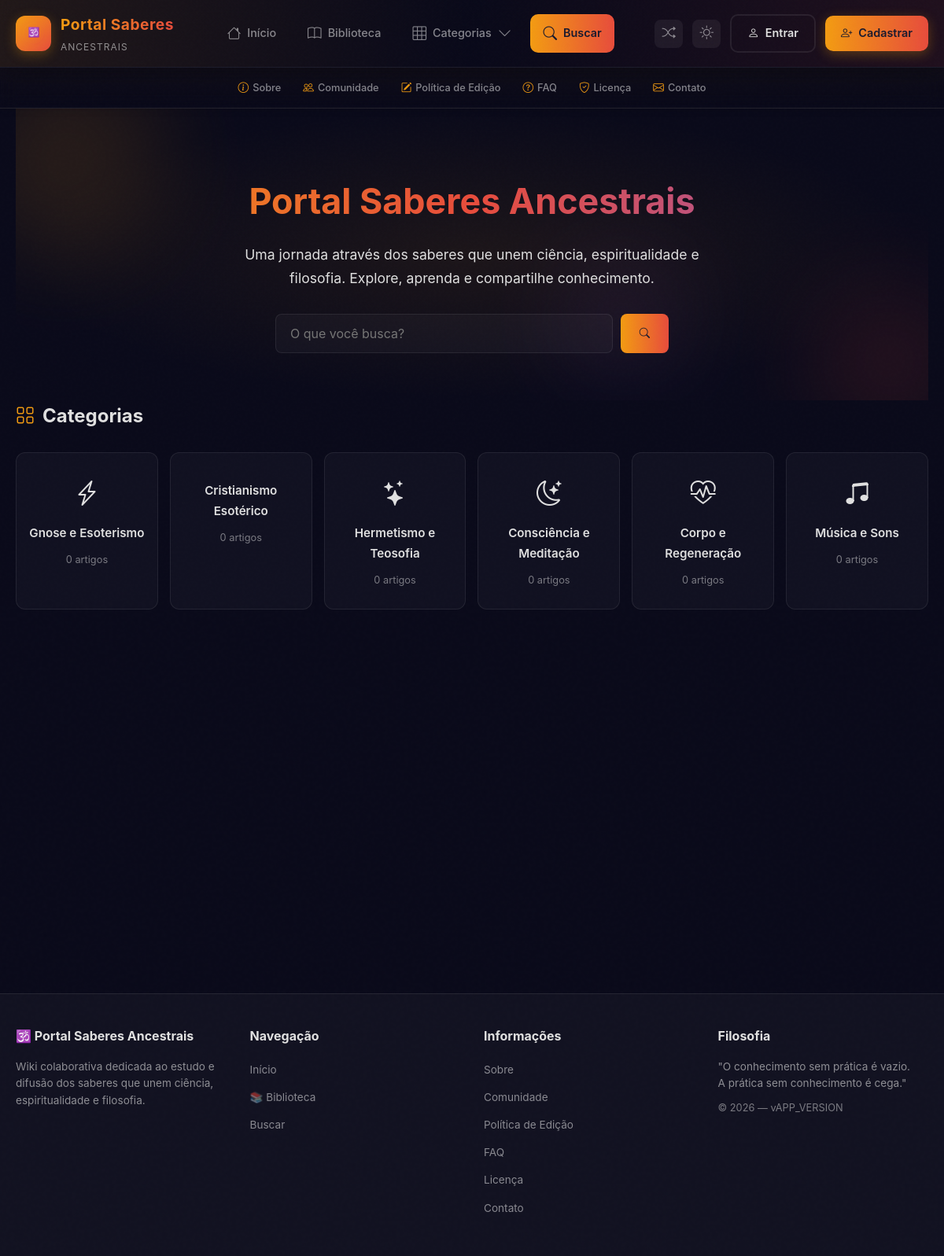
The page / on the database its author committed.
### tables this page shows
CREATE TABLE IF NOT EXISTS `categorias` (
  `id`         INT           NOT NULL AUTO_INCREMENT,
  `nome`       VARCHAR(100)  NOT NULL,
  `slug`       VARCHAR(100)  NOT NULL,
  `descricao`  TEXT          DEFAULT NULL,
  `icone`      VARCHAR(50)   DEFAULT 'bi bi-folder',
  `cor`        VARCHAR(7)    DEFAULT '#f39c12',
  `parent_id`  INT           DEFAULT NULL,
  `ordem`      INT           DEFAULT 0,
  `criado_em`  TIMESTAMP     DEFAULT CURRENT_TIMESTAMP,
  PRIMARY KEY (`id`),
  UNIQUE KEY `uk_cat_slug` (`slug`),
  KEY `fk_cat_parent` (`parent_id`),
  CONSTRAINT `fk_cat_parent` FOREIGN KEY (`parent_id`)
    REFERENCES `categorias`(`id`) ON DELETE SET NULL ON UPDATE CASCADE
);

### includes/functions.php (called while the page is built, shortened)
<?php
function esc($texto) {
    return htmlspecialchars($texto ?? '', ENT_QUOTES, 'UTF-8');
}
function esta_logado() {
    return isset($_SESSION['usuario_id']);
}

### includes/Database.php (called while the page is built, shortened)
<?php
class Database {
    private static $instancia = null;
    private $pdo;
    private function __construct() {
        $dsn = sprintf('mysql:host=%s;port=%s;dbname=%s;charset=%s',
            DB_HOST, DB_PORT, DB_NAME, DB_CHARSET);
        try {
            $this->pdo = new PDO($dsn, DB_USER, DB_PASS, [
                PDO::ATTR_ERRMODE => PDO::ERRMODE_EXCEPTION,
                PDO::ATTR_DEFAULT_FETCH_MODE => PDO::FETCH_ASSOC,
                PDO::ATTR_EMULATE_PREPARES => false,
            ]);
        } catch (PDOException $e) {
            if (APP_ENV === 'development') {
                die('Erro DB: ' . $e->getMessage());
            }
            die('Erro ao conectar ao banco.');
        }
    }
    public static function getInstance() {
        if (self::$instancia === null) {
            self::$instancia = new self();
        }
        return self::$instancia;
    }
    public function select($sql, $params = []) {
        $stmt = $this->pdo->prepare($sql);
        $stmt->execute($params);
        return $stmt->fetchAll();
    }
    public function fetch($sql, $params = []) {
        $stmt = $this->pdo->prepare($sql);
        $stmt->execute($params);
        return $stmt->fetch();
    }
    public function contar($tabela, $where = '1=1', $params = []) {
        $sql = "SELECT COUNT(*) as total FROM {$tabela} WHERE {$where}";
        $result = $this->fetch($sql, $params);
        return $result['total'] ?? 0;
    }
}

### index.php (the view, shortened to what this page needs)
<?php
require_once __DIR__ . '/includes/Database.php';
require_once __DIR__ . '/includes/functions.php';
$db = Database::getInstance();
$categorias = $db->select('SELECT * FROM categorias ORDER BY ordem');
require_once __DIR__ . '/includes/header.php';
?>
<section class="hero">
    <div class="hero-orbs" aria-hidden="true">
        <div class="orb"></div>
        <div class="orb"></div>
        <div class="orb"></div>
    </div>
    <h1 class="reveal">Portal Saberes Ancestrais</h1>
    <p class="reveal reveal-delay-1">Uma jornada através dos saberes que unem ciência, espiritualidade e filosofia. Explore, aprenda e compartilhe conhecimento.</p>
    <form class="hero-search reveal reveal-delay-2" action="busca.php" method="GET">
        <input type="text" name="q" placeholder="O que você busca?" required>
        <button type="submit"><i class="bi bi-search"></i></button>
    </form>
</section>
<section class="reveal reveal-delay-3">
    <h2 class="section-title"><i class="bi bi-grid"></i> Categorias</h2>
    <div class="categorias-grid">
        <?php $catIndex = 0; foreach ($categorias as $cat):
            $total = $db->contar('artigos', 'categoria_id = ? AND status = "publicado"', [$cat['id']]);
        ?>
        <a href="categoria.php?slug=<?= esc($cat['slug']) ?>" class="cat-card reveal reveal-delay-<?= min($catIndex + 1, 5) ?>" style="--cat-color: <?= esc($cat['cor']) ?>">
            <span class="cat-icon"><i class="<?= esc($cat['icone']) ?>"></i></span>
            <span class="cat-name"><?= esc($cat['nome']) ?></span>
            <span class="cat-count"><?= $total ?> artigos</span>
        </a>
        <?php $catIndex++; endforeach; ?>
    </div>
</section>
<?php require_once __DIR__ . '/includes/footer.php'; ?>

### includes/header.php (shortened to what this page needs)
<!DOCTYPE html>
<html lang="pt-BR">
<head>
    <link rel="stylesheet" href="https://cdn.jsdelivr.net/npm/bootstrap-icons@1.11.3/font/bootstrap-icons.min.css">
    <link rel="stylesheet" href="<?= APP_URL ?>/assets/css/portal.css">
</head>
<body>
    <header class="portal-header">
        <div class="header-wrapper">
            <div class="container header-content">
                <a href="<?= APP_URL ?>/index.php" class="logo">
                    <div class="logo-icon">
                        <svg viewBox="0 0 100 100" xmlns="http://www.w3.org/2000/svg">
                            <text x="50" y="58" text-anchor="middle" font-size="40">🕉️</text>
                        </svg>
                    </div>
                    <div class="logo-text">
                        <span class="logo-title">Portal Saberes</span>
                        <span class="logo-subtitle">Ancestrais</span>
                    </div>
                </a>
                <nav class="main-nav">
                    <ul class="nav-list" id="navList">
                        <li><a href="<?= APP_URL ?>/index.php" class="nav-link">
                            <i class="bi bi-house"></i> Início
                        </a></li>
                        <li><a href="<?= APP_URL ?>/biblioteca.php" class="nav-link">
                            <i class="bi bi-book"></i> Biblioteca
                        </a></li>
                        <li class="nav-dropdown">
                            <a href="#" class="nav-link dropdown-toggle">
                                <i class="bi bi-grid-3x3"></i> Categorias
                                <i class="bi bi-chevron-down dropdown-arrow"></i>
                            </a>
                        </li>
                        <li><a href="<?= APP_URL ?>/busca.php" class="nav-link nav-search">
                            <i class="bi bi-search"></i> Buscar
                        </a></li>
                    </ul>
                </nav>
                <div class="header-actions">
                    <button class="action-btn" id="btnAleatorio" onclick="saberAleatorio()" title="Saber aleatório" aria-label="Saber aleatório">
                        <i class="bi bi-shuffle"></i>
                    </button>
                    <button class="action-btn" id="btnTema" title="Alternar tema" aria-label="Alternar tema">
                    </button>
                    <?php if (esta_logado()): ?>
                        <div class="user-menu">
                            <div class="user-avatar">
                                <i class="bi bi-person-circle"></i>
                            </div>
                            <div class="user-info">
                                <span class="user-name"><?= esc($_SESSION['usuario_nome']) ?></span>
                                <span class="user-role"><?= esc($_SESSION['usuario_papel'] ?? 'Usuário') ?></span>
                            </div>
                            <div class="user-actions">
                                <a href="<?= APP_URL ?>/admin/index.php" class="action-btn" title="Painel Admin">
                                    <i class="bi bi-gear"></i>
                                </a>
                                <a href="<?= APP_URL ?>/auth/logout.php" class="action-btn action-btn-danger" title="Sair">
                                    <i class="bi bi-box-arrow-right"></i>
                                </a>
                            </div>
                        </div>
                    <?php else: ?>
                        <a href="<?= APP_URL ?>/auth/login.php" class="btn btn-outline">
                            <i class="bi bi-person"></i> Entrar
                        </a>
                        <a href="<?= APP_URL ?>/auth/registro.php" class="btn btn-primary">
                            <i class="bi bi-person-plus"></i> Cadastrar
                        </a>
                    <?php endif; ?>
                </div>
            </div>
        </div>
    </header>
    <nav class="secondary-header">
        <div class="container secondary-nav">
            <a href="<?= APP_URL ?>/pagina.php?slug=sobre" class="secondary-link">
                <i class="bi bi-info-circle"></i> Sobre
            </a>
            <a href="<?= APP_URL ?>/pagina.php?slug=comunidade" class="secondary-link">
                <i class="bi bi-people"></i> Comunidade
            </a>
            <a href="<?= APP_URL ?>/pagina.php?slug=politica-edicao" class="secondary-link">
                <i class="bi bi-pencil-square"></i> Política de Edição
            </a>
            <a href="<?= APP_URL ?>/pagina.php?slug=faq" class="secondary-link">
                <i class="bi bi-question-circle"></i> FAQ
            </a>
            <a href="<?= APP_URL ?>/pagina.php?slug=licenca" class="secondary-link">
                <i class="bi bi-shield-check"></i> Licença
            </a>
            <a href="<?= APP_URL ?>/pagina.php?slug=contato" class="secondary-link">
                <i class="bi bi-envelope"></i> Contato
            </a>
        </div>
    </nav>
    <main class="container main-content">

### includes/footer.php (shortened to what this page needs)
    </main>
    <footer class="portal-footer">
        <div class="container footer-grid">
            <div class="footer-section">
                <h4>🕉️ Portal Saberes Ancestrais</h4>
                <p>Wiki colaborativa dedicada ao estudo e difusão dos saberes que unem ciência, espiritualidade e filosofia.</p>
            </div>
            <div class="footer-section">
                <h4>Navegação</h4>
                <ul>
                    <li><a href="<?= APP_URL ?>/index.php">Início</a></li>
                    <li><a href="<?= APP_URL ?>/biblioteca.php">📚 Biblioteca</a></li>
                    <li><a href="<?= APP_URL ?>/busca.php">Buscar</a></li>
                </ul>
            </div>
            <div class="footer-section">
                <h4>Informações</h4>
                <ul>
                    <li><a href="<?= APP_URL ?>/pagina.php?slug=sobre">Sobre</a></li>
                    <li><a href="<?= APP_URL ?>/pagina.php?slug=comunidade">Comunidade</a></li>
                    <li><a href="<?= APP_URL ?>/pagina.php?slug=politica-edicao">Política de Edição</a></li>
                    <li><a href="<?= APP_URL ?>/pagina.php?slug=faq">FAQ</a></li>
                    <li><a href="<?= APP_URL ?>/pagina.php?slug=licenca">Licença</a></li>
                    <li><a href="<?= APP_URL ?>/pagina.php?slug=contato">Contato</a></li>
                </ul>
            </div>
            <div class="footer-section">
                <h4>Filosofia</h4>
                <p>"O conhecimento sem prática é vazio.<br>A prática sem conhecimento é cega."</p>
                <p style="margin-top:10px;font-size:0.8rem;opacity:0.5">
                    © <?= date('Y') ?> — v<?= APP_VERSION ?>
                </p>
            </div>
        </div>
    </footer>
</body>
</html>

### rows shown on the page
categorias: nome "Gnose e Esoterismo", total "0"
categorias: nome "Cristianismo Esotérico", total "0"
categorias: nome "Hermetismo e Teosofia", total "0"
categorias: nome "Consciência e Meditação", total "0"
categorias: nome "Corpo e Regeneração", total "0"
categorias: nome "Música e Sons", total "0"

### other values the page prints
APP_VERSION "APP_VERSION"
